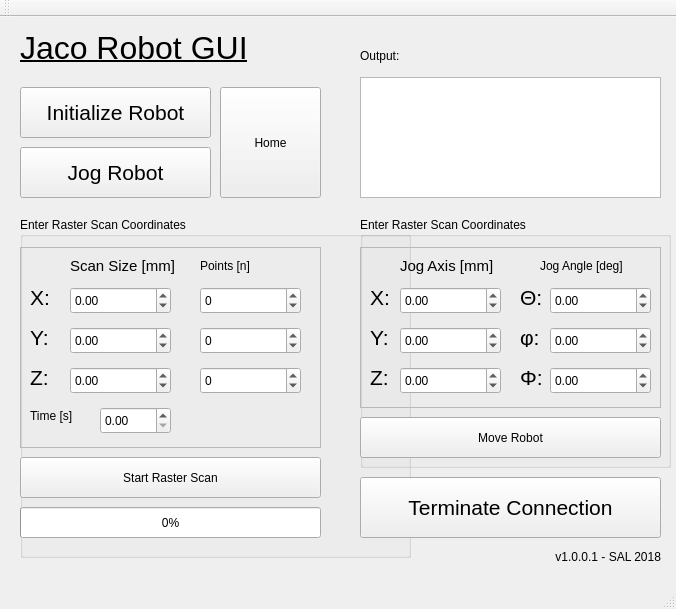
<?xml version="1.0" encoding="UTF-8"?>
<ui version="4.0">
 <class>jaco_kinova</class>
 <widget class="QMainWindow" name="jaco_kinova">
  <property name="geometry">
   <rect>
    <x>0</x>
    <y>0</y>
    <width>676</width>
    <height>609</height>
   </rect>
  </property>
  <property name="windowTitle">
   <string>jaco_kinova</string>
  </property>
  <widget class="QWidget" name="centralWidget">
   <widget class="QPushButton" name="pushButton">
    <property name="geometry">
     <rect>
      <x>20</x>
      <y>70</y>
      <width>191</width>
      <height>51</height>
     </rect>
    </property>
    <property name="font">
     <font>
      <pointsize>16</pointsize>
     </font>
    </property>
    <property name="text">
     <string>Initialize Robot</string>
    </property>
   </widget>
   <widget class="QLabel" name="label">
    <property name="geometry">
     <rect>
      <x>20</x>
      <y>10</y>
      <width>281</width>
      <height>41</height>
     </rect>
    </property>
    <property name="font">
     <font>
      <pointsize>24</pointsize>
      <underline>true</underline>
     </font>
    </property>
    <property name="text">
     <string>Jaco Robot GUI</string>
    </property>
   </widget>
   <widget class="QGroupBox" name="groupBox">
    <property name="geometry">
     <rect>
      <x>20</x>
      <y>200</y>
      <width>391</width>
      <height>341</height>
     </rect>
    </property>
    <property name="title">
     <string>Enter Raster Scan Coordinates</string>
    </property>
    <widget class="QFrame" name="frame">
     <property name="geometry">
      <rect>
       <x>0</x>
       <y>30</y>
       <width>301</width>
       <height>201</height>
      </rect>
     </property>
     <property name="frameShape">
      <enum>QFrame::StyledPanel</enum>
     </property>
     <property name="frameShadow">
      <enum>QFrame::Raised</enum>
     </property>
     <widget class="QDoubleSpinBox" name="x_size">
      <property name="geometry">
       <rect>
        <x>50</x>
        <y>40</y>
        <width>101</width>
        <height>27</height>
       </rect>
      </property>
      <property name="minimum">
       <double>-50.000000000000000</double>
      </property>
      <property name="maximum">
       <double>50.000000000000000</double>
      </property>
      <property name="singleStep">
       <double>0.010000000000000</double>
      </property>
      <property name="value">
       <double>0.000000000000000</double>
      </property>
     </widget>
     <widget class="QDoubleSpinBox" name="y_size">
      <property name="geometry">
       <rect>
        <x>50</x>
        <y>80</y>
        <width>101</width>
        <height>27</height>
       </rect>
      </property>
      <property name="minimum">
       <double>-50.000000000000000</double>
      </property>
      <property name="maximum">
       <double>50.000000000000000</double>
      </property>
      <property name="singleStep">
       <double>0.010000000000000</double>
      </property>
     </widget>
     <widget class="QDoubleSpinBox" name="z_size">
      <property name="geometry">
       <rect>
        <x>50</x>
        <y>120</y>
        <width>101</width>
        <height>27</height>
       </rect>
      </property>
      <property name="minimum">
       <double>-50.000000000000000</double>
      </property>
      <property name="maximum">
       <double>50.000000000000000</double>
      </property>
      <property name="singleStep">
       <double>0.010000000000000</double>
      </property>
     </widget>
     <widget class="QLabel" name="label_3">
      <property name="geometry">
       <rect>
        <x>10</x>
        <y>40</y>
        <width>41</width>
        <height>20</height>
       </rect>
      </property>
      <property name="font">
       <font>
        <pointsize>16</pointsize>
       </font>
      </property>
      <property name="text">
       <string>X:</string>
      </property>
     </widget>
     <widget class="QLabel" name="label_4">
      <property name="geometry">
       <rect>
        <x>50</x>
        <y>10</y>
        <width>151</width>
        <height>17</height>
       </rect>
      </property>
      <property name="font">
       <font>
        <pointsize>11</pointsize>
       </font>
      </property>
      <property name="text">
       <string>Scan Size [mm]</string>
      </property>
     </widget>
     <widget class="QLabel" name="label_5">
      <property name="geometry">
       <rect>
        <x>180</x>
        <y>10</y>
        <width>111</width>
        <height>17</height>
       </rect>
      </property>
      <property name="text">
       <string>Points [n]</string>
      </property>
     </widget>
     <widget class="QDoubleSpinBox" name="x_step">
      <property name="geometry">
       <rect>
        <x>180</x>
        <y>40</y>
        <width>101</width>
        <height>27</height>
       </rect>
      </property>
      <property name="decimals">
       <number>0</number>
      </property>
      <property name="minimum">
       <double>-100.000000000000000</double>
      </property>
      <property name="maximum">
       <double>100.000000000000000</double>
      </property>
      <property name="singleStep">
       <double>1.000000000000000</double>
      </property>
      <property name="value">
       <double>0.000000000000000</double>
      </property>
     </widget>
     <widget class="QDoubleSpinBox" name="y_step">
      <property name="geometry">
       <rect>
        <x>180</x>
        <y>80</y>
        <width>101</width>
        <height>27</height>
       </rect>
      </property>
      <property name="decimals">
       <number>0</number>
      </property>
      <property name="minimum">
       <double>-100.000000000000000</double>
      </property>
      <property name="maximum">
       <double>100.000000000000000</double>
      </property>
      <property name="singleStep">
       <double>1.000000000000000</double>
      </property>
     </widget>
     <widget class="QDoubleSpinBox" name="z_step">
      <property name="geometry">
       <rect>
        <x>180</x>
        <y>120</y>
        <width>101</width>
        <height>27</height>
       </rect>
      </property>
      <property name="decimals">
       <number>0</number>
      </property>
      <property name="minimum">
       <double>-100.000000000000000</double>
      </property>
      <property name="maximum">
       <double>100.000000000000000</double>
      </property>
      <property name="singleStep">
       <double>1.000000000000000</double>
      </property>
     </widget>
     <widget class="QLabel" name="label_6">
      <property name="geometry">
       <rect>
        <x>10</x>
        <y>80</y>
        <width>41</width>
        <height>20</height>
       </rect>
      </property>
      <property name="font">
       <font>
        <pointsize>16</pointsize>
       </font>
      </property>
      <property name="text">
       <string>Y:</string>
      </property>
     </widget>
     <widget class="QLabel" name="label_7">
      <property name="geometry">
       <rect>
        <x>10</x>
        <y>120</y>
        <width>41</width>
        <height>20</height>
       </rect>
      </property>
      <property name="font">
       <font>
        <pointsize>16</pointsize>
       </font>
      </property>
      <property name="text">
       <string>Z:</string>
      </property>
     </widget>
     <widget class="QDoubleSpinBox" name="time_bt">
      <property name="geometry">
       <rect>
        <x>80</x>
        <y>160</y>
        <width>71</width>
        <height>27</height>
       </rect>
      </property>
      <property name="singleStep">
       <double>0.100000000000000</double>
      </property>
     </widget>
     <widget class="QLabel" name="label_22">
      <property name="geometry">
       <rect>
        <x>10</x>
        <y>160</y>
        <width>67</width>
        <height>17</height>
       </rect>
      </property>
      <property name="text">
       <string>Time [s]</string>
      </property>
     </widget>
    </widget>
    <widget class="QPushButton" name="pushButton_2">
     <property name="geometry">
      <rect>
       <x>0</x>
       <y>240</y>
       <width>301</width>
       <height>41</height>
      </rect>
     </property>
     <property name="text">
      <string>Start Raster Scan</string>
     </property>
    </widget>
    <widget class="QProgressBar" name="progressBar">
     <property name="geometry">
      <rect>
       <x>0</x>
       <y>290</y>
       <width>301</width>
       <height>31</height>
      </rect>
     </property>
     <property name="value">
      <number>0</number>
     </property>
    </widget>
   </widget>
   <widget class="QTextEdit" name="textEdit">
    <property name="geometry">
     <rect>
      <x>360</x>
      <y>60</y>
      <width>301</width>
      <height>121</height>
     </rect>
    </property>
   </widget>
   <widget class="QLabel" name="label_2">
    <property name="geometry">
     <rect>
      <x>360</x>
      <y>30</y>
      <width>67</width>
      <height>17</height>
     </rect>
    </property>
    <property name="text">
     <string>Output:</string>
    </property>
   </widget>
   <widget class="QLabel" name="label_8">
    <property name="geometry">
     <rect>
      <x>310</x>
      <y>530</y>
      <width>351</width>
      <height>20</height>
     </rect>
    </property>
    <property name="text">
     <string>v1.0.0.1 - SAL 2018</string>
    </property>
    <property name="alignment">
     <set>Qt::AlignRight|Qt::AlignTrailing|Qt::AlignVCenter</set>
    </property>
   </widget>
   <widget class="QPushButton" name="pushButton_3">
    <property name="geometry">
     <rect>
      <x>360</x>
      <y>460</y>
      <width>301</width>
      <height>61</height>
     </rect>
    </property>
    <property name="font">
     <font>
      <pointsize>16</pointsize>
     </font>
    </property>
    <property name="text">
     <string>Terminate Connection</string>
    </property>
   </widget>
   <widget class="QPushButton" name="pushButton_4">
    <property name="geometry">
     <rect>
      <x>20</x>
      <y>130</y>
      <width>191</width>
      <height>51</height>
     </rect>
    </property>
    <property name="font">
     <font>
      <pointsize>16</pointsize>
     </font>
    </property>
    <property name="text">
     <string>Jog Robot</string>
    </property>
    <property name="checkable">
     <bool>true</bool>
    </property>
   </widget>
   <widget class="QPushButton" name="pushButton_5">
    <property name="geometry">
     <rect>
      <x>220</x>
      <y>70</y>
      <width>101</width>
      <height>111</height>
     </rect>
    </property>
    <property name="text">
     <string>Home</string>
    </property>
   </widget>
   <widget class="QGroupBox" name="groupBox_2">
    <property name="geometry">
     <rect>
      <x>360</x>
      <y>200</y>
      <width>311</width>
      <height>251</height>
     </rect>
    </property>
    <property name="title">
     <string>Enter Raster Scan Coordinates</string>
    </property>
    <widget class="QFrame" name="frame_2">
     <property name="geometry">
      <rect>
       <x>0</x>
       <y>30</y>
       <width>301</width>
       <height>161</height>
      </rect>
     </property>
     <property name="frameShape">
      <enum>QFrame::StyledPanel</enum>
     </property>
     <property name="frameShadow">
      <enum>QFrame::Raised</enum>
     </property>
     <widget class="QDoubleSpinBox" name="x_jog">
      <property name="geometry">
       <rect>
        <x>40</x>
        <y>40</y>
        <width>101</width>
        <height>27</height>
       </rect>
      </property>
      <property name="minimum">
       <double>-50.000000000000000</double>
      </property>
      <property name="maximum">
       <double>50.000000000000000</double>
      </property>
      <property name="singleStep">
       <double>0.010000000000000</double>
      </property>
      <property name="value">
       <double>0.000000000000000</double>
      </property>
     </widget>
     <widget class="QDoubleSpinBox" name="y_jog">
      <property name="geometry">
       <rect>
        <x>40</x>
        <y>80</y>
        <width>101</width>
        <height>27</height>
       </rect>
      </property>
      <property name="minimum">
       <double>-50.000000000000000</double>
      </property>
      <property name="maximum">
       <double>50.000000000000000</double>
      </property>
      <property name="singleStep">
       <double>0.010000000000000</double>
      </property>
     </widget>
     <widget class="QDoubleSpinBox" name="z_jog">
      <property name="geometry">
       <rect>
        <x>40</x>
        <y>120</y>
        <width>101</width>
        <height>27</height>
       </rect>
      </property>
      <property name="minimum">
       <double>-50.000000000000000</double>
      </property>
      <property name="maximum">
       <double>50.000000000000000</double>
      </property>
      <property name="singleStep">
       <double>0.010000000000000</double>
      </property>
     </widget>
     <widget class="QLabel" name="label_9">
      <property name="geometry">
       <rect>
        <x>10</x>
        <y>40</y>
        <width>41</width>
        <height>20</height>
       </rect>
      </property>
      <property name="font">
       <font>
        <pointsize>16</pointsize>
       </font>
      </property>
      <property name="text">
       <string>X:</string>
      </property>
     </widget>
     <widget class="QLabel" name="label_10">
      <property name="geometry">
       <rect>
        <x>40</x>
        <y>10</y>
        <width>151</width>
        <height>17</height>
       </rect>
      </property>
      <property name="font">
       <font>
        <pointsize>11</pointsize>
       </font>
      </property>
      <property name="text">
       <string>Jog Axis [mm]</string>
      </property>
     </widget>
     <widget class="QLabel" name="label_11">
      <property name="geometry">
       <rect>
        <x>180</x>
        <y>10</y>
        <width>111</width>
        <height>17</height>
       </rect>
      </property>
      <property name="text">
       <string>Jog Angle [deg]</string>
      </property>
     </widget>
     <widget class="QDoubleSpinBox" name="theta">
      <property name="geometry">
       <rect>
        <x>190</x>
        <y>40</y>
        <width>101</width>
        <height>27</height>
       </rect>
      </property>
      <property name="minimum">
       <double>-90.000000000000000</double>
      </property>
      <property name="maximum">
       <double>90.000000000000000</double>
      </property>
      <property name="singleStep">
       <double>1.000000000000000</double>
      </property>
      <property name="value">
       <double>0.000000000000000</double>
      </property>
     </widget>
     <widget class="QDoubleSpinBox" name="phi">
      <property name="geometry">
       <rect>
        <x>190</x>
        <y>80</y>
        <width>101</width>
        <height>27</height>
       </rect>
      </property>
      <property name="minimum">
       <double>-90.000000000000000</double>
      </property>
      <property name="maximum">
       <double>90.000000000000000</double>
      </property>
      <property name="singleStep">
       <double>1.000000000000000</double>
      </property>
     </widget>
     <widget class="QDoubleSpinBox" name="psi">
      <property name="geometry">
       <rect>
        <x>190</x>
        <y>120</y>
        <width>101</width>
        <height>27</height>
       </rect>
      </property>
      <property name="minimum">
       <double>-90.000000000000000</double>
      </property>
      <property name="maximum">
       <double>90.000000000000000</double>
      </property>
      <property name="singleStep">
       <double>1.000000000000000</double>
      </property>
     </widget>
     <widget class="QLabel" name="label_12">
      <property name="geometry">
       <rect>
        <x>10</x>
        <y>80</y>
        <width>41</width>
        <height>20</height>
       </rect>
      </property>
      <property name="font">
       <font>
        <pointsize>16</pointsize>
       </font>
      </property>
      <property name="text">
       <string>Y:</string>
      </property>
     </widget>
     <widget class="QLabel" name="label_13">
      <property name="geometry">
       <rect>
        <x>10</x>
        <y>120</y>
        <width>41</width>
        <height>20</height>
       </rect>
      </property>
      <property name="font">
       <font>
        <pointsize>16</pointsize>
       </font>
      </property>
      <property name="text">
       <string>Z:</string>
      </property>
     </widget>
     <widget class="QLabel" name="label_19">
      <property name="geometry">
       <rect>
        <x>160</x>
        <y>120</y>
        <width>41</width>
        <height>20</height>
       </rect>
      </property>
      <property name="font">
       <font>
        <pointsize>16</pointsize>
       </font>
      </property>
      <property name="text">
       <string>Φ:</string>
      </property>
     </widget>
     <widget class="QLabel" name="label_20">
      <property name="geometry">
       <rect>
        <x>160</x>
        <y>80</y>
        <width>41</width>
        <height>20</height>
       </rect>
      </property>
      <property name="font">
       <font>
        <pointsize>16</pointsize>
       </font>
      </property>
      <property name="text">
       <string>φ:</string>
      </property>
     </widget>
     <widget class="QLabel" name="label_21">
      <property name="geometry">
       <rect>
        <x>160</x>
        <y>40</y>
        <width>41</width>
        <height>20</height>
       </rect>
      </property>
      <property name="font">
       <font>
        <pointsize>16</pointsize>
       </font>
      </property>
      <property name="text">
       <string>Θ:</string>
      </property>
     </widget>
    </widget>
    <widget class="QPushButton" name="pushButton_10">
     <property name="geometry">
      <rect>
       <x>0</x>
       <y>200</y>
       <width>301</width>
       <height>41</height>
      </rect>
     </property>
     <property name="text">
      <string>Move Robot</string>
     </property>
    </widget>
   </widget>
  </widget>
  <widget class="QMenuBar" name="menuBar">
   <property name="geometry">
    <rect>
     <x>0</x>
     <y>0</y>
     <width>676</width>
     <height>23</height>
    </rect>
   </property>
  </widget>
  <widget class="QToolBar" name="mainToolBar">
   <attribute name="toolBarArea">
    <enum>TopToolBarArea</enum>
   </attribute>
   <attribute name="toolBarBreak">
    <bool>false</bool>
   </attribute>
  </widget>
  <widget class="QStatusBar" name="statusBar"/>
 </widget>
 <layoutdefault spacing="6" margin="11"/>
 <resources/>
 <connections>
  <connection>
   <sender>pushButton_3</sender>
   <signal>clicked()</signal>
   <receiver>jaco_kinova</receiver>
   <slot>close()</slot>
   <hints>
    <hint type="sourcelabel">
     <x>619</x>
     <y>493</y>
    </hint>
    <hint type="destinationlabel">
     <x>784</x>
     <y>512</y>
    </hint>
   </hints>
  </connection>
 </connections>
</ui>
